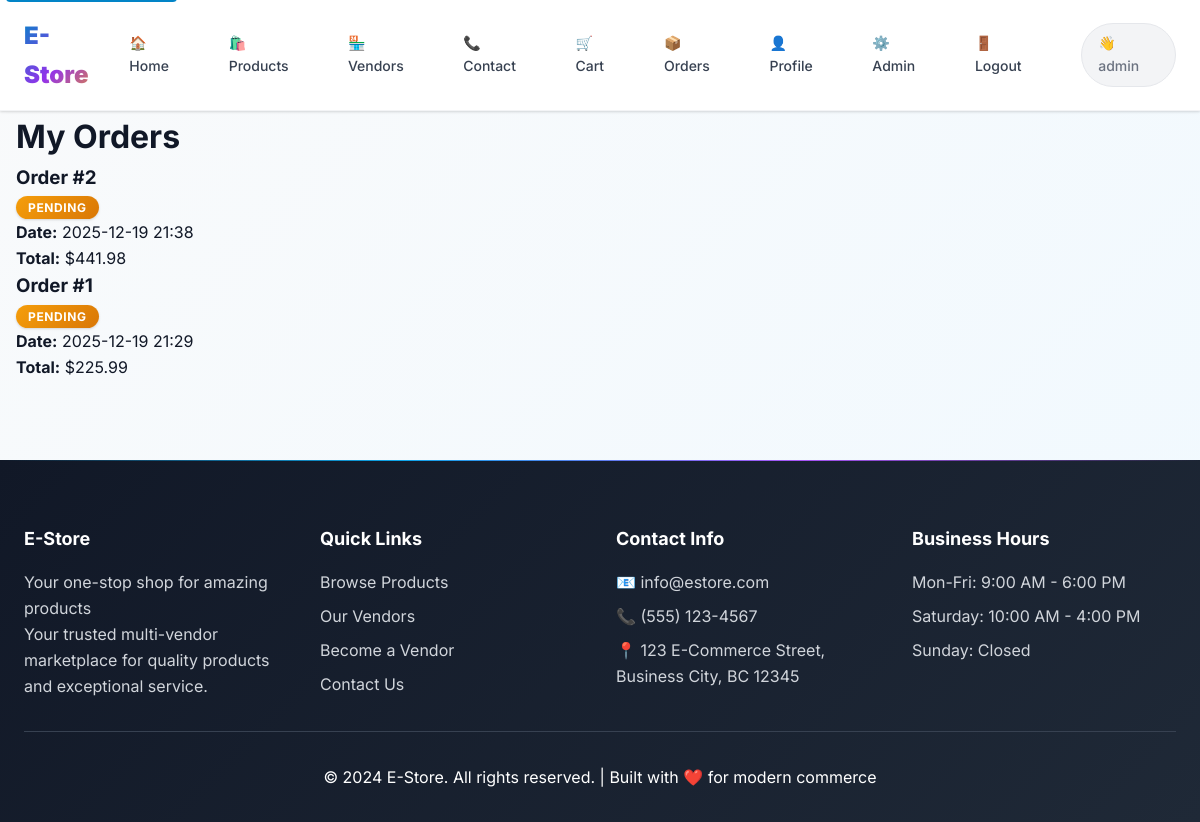
Page /orders (signed in) on the committed database.
### app.py (models this page shows)
class Order(db.Model):
    id = db.Column(db.Integer, primary_key=True)
    user_id = db.Column(db.Integer, db.ForeignKey('user.id'), nullable=False)
    total_price = db.Column(db.Float, nullable=False)
    order_status = db.Column(db.String(20), default='pending')
    created_at = db.Column(db.DateTime, default=datetime.utcnow)
    order_number = db.Column(db.String(20), unique=True)
    payment_method = db.Column(db.String(20))  # stripe, paypal, mpesa
    payment_status = db.Column(db.String(20), default='pending')
    payment_id = db.Column(db.String(100))  # External payment ID
    shipping_address = db.Column(db.Text)
    billing_address = db.Column(db.Text)
    shipping_cost = db.Column(db.Float, default=0.0)
    tax_amount = db.Column(db.Float, default=0.0)
    discount_amount = db.Column(db.Float, default=0.0)
    notes = db.Column(db.Text)
    tracking_number = db.Column(db.String(50))
    estimated_delivery = db.Column(db.DateTime)
    delivered_at = db.Column(db.DateTime)

### app.py (the view)
@app.route('/orders')
@login_required
def orders():
    user_orders = Order.query.filter_by(user_id=session['user_id']).order_by(
        Order.created_at.desc()
    ).all()
    return render_template('orders.html', orders=user_orders)

### app.py (called while the page is built)
@app.context_processor
def inject_store_config():
    return dict(store_config=STORE_CONFIG)

def login_required(f):
    from functools import wraps
    @wraps(f)
    def decorated_function(*args, **kwargs):
        if 'user_id' not in session:
            return redirect(url_for('login'))
        return f(*args, **kwargs)
    return decorated_function

### templates/orders.html (shortened to what this page needs)
{% extends "base.html" %}
{% block content %}
<div class="container">
    <h1>My Orders</h1>
    {% if orders %}
    <div class="orders-list">
        {% for order in orders %}
        <div class="order-card">
            <div class="order-header">
                <h3>Order #{{ order.id }}</h3>
                <span class="order-status status-{{ order.order_status }}">{{ order.order_status.title() }}</span>
            </div>
            <div class="order-details">
                <p><strong>Date:</strong> {{ order.created_at.strftime('%Y-%m-%d %H:%M') }}</p>
                <p><strong>Total:</strong> ${{ "%.2f"|format(order.total_price) }}</p>
            </div>
        </div>
        {% endfor %}
    </div>
    {% else %}
    <div class="no-orders">
        <p>You haven't placed any orders yet.</p>
        <a href="{{ url_for('products') }}" class="btn btn-primary">Start Shopping</a>
    </div>
    {% endif %}
</div>
{% endblock %}

### rows in the picture
Order: id "2", order_status "PENDING", created_at "2025-12-19 21:38", total_price "441.98"
Order: id "1", order_status "PENDING", created_at "2025-12-19 21:29", total_price "225.99"

### other values in the picture
{{ store_config.name }} "E-Store"
{{ session.username }} "admin"
{{ store_config.description }} "Your one-stop shop for amazing products"
{{ store_config.contact.email }} "info@estore.com"
{{ store_config.contact.phone }} "(555) 123-4567"
{{ store_config.contact.address }} "123 E-Commerce Street, Business City, BC 12345"
{{ store_config.business_hours.monday_friday }} "9:00 AM - 6:00 PM"
{{ store_config.business_hours.saturday }} "10:00 AM - 4:00 PM"
{{ store_config.business_hours.sunday }} "Closed"
